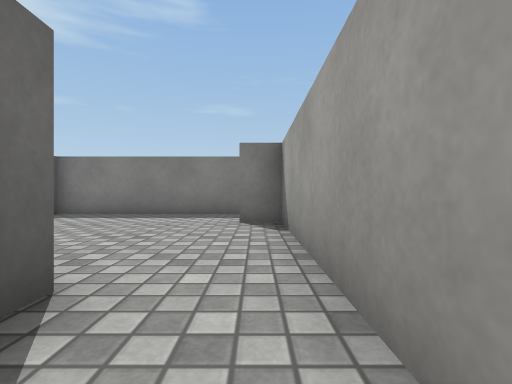
[1] (above)

16 first-person views from a walk through a Unity game level. The camera is 0.57 m above the floor, looks level and sees 85° across. The floor is counted in squares, 1 m on a side. Each view is taken from the middle of a square. On the plan, view 1 faces up. The plan holds only what a view shows up to about 9 squares ahead; the rest is blank. The place goes on beyond the plan. The player character is not drawn. Surface patterns are stand-ins for the level's own textures.

[2]
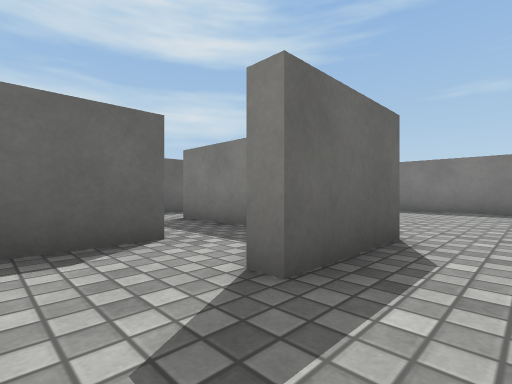

[3]
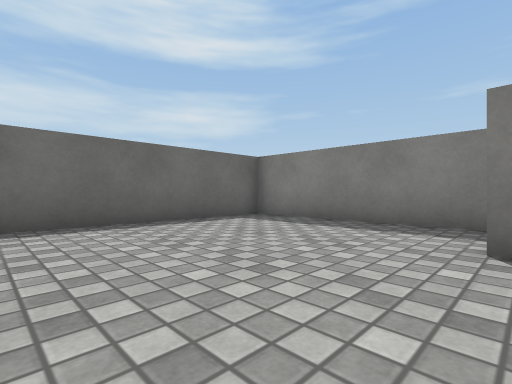

[4]
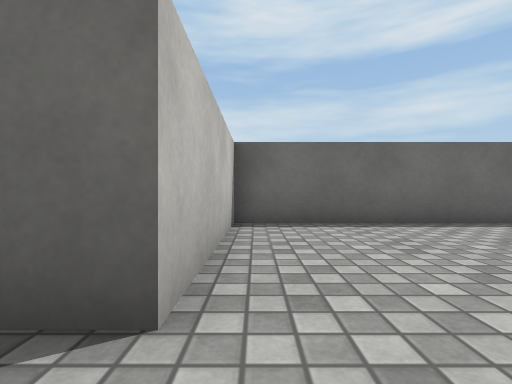

[5]
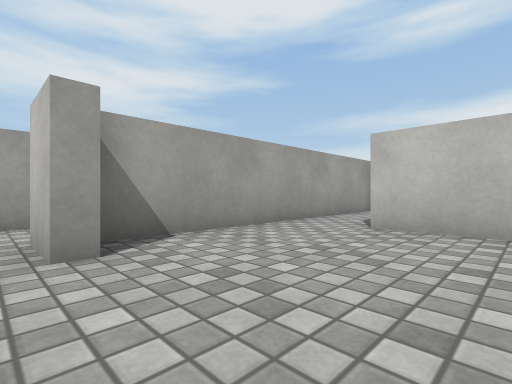

[6]
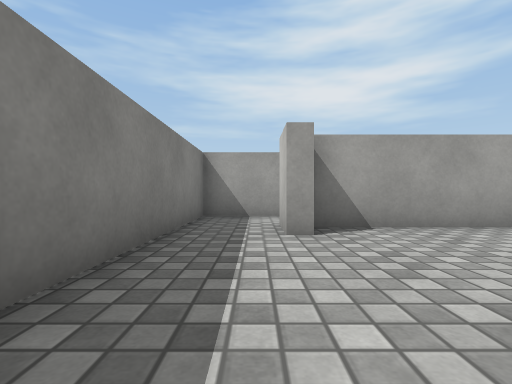

[7]
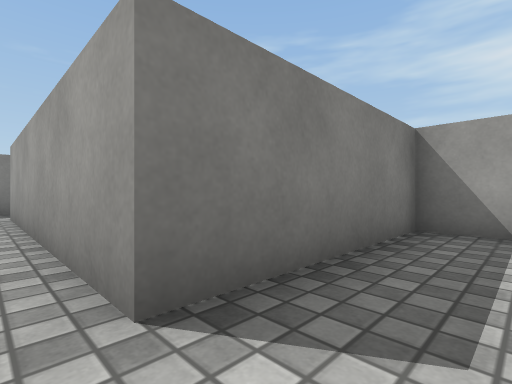

[8]
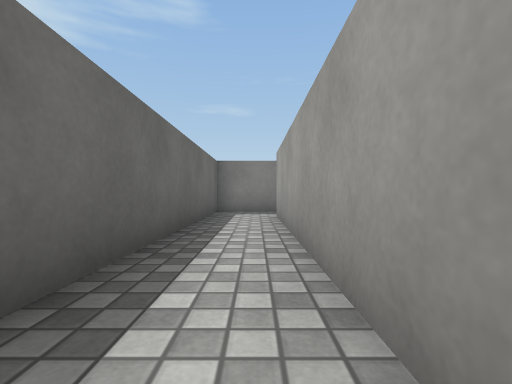

[9]
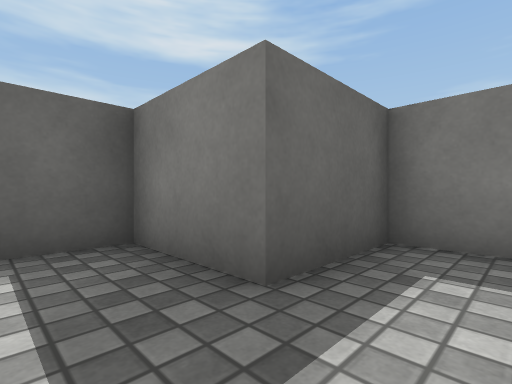

[10]
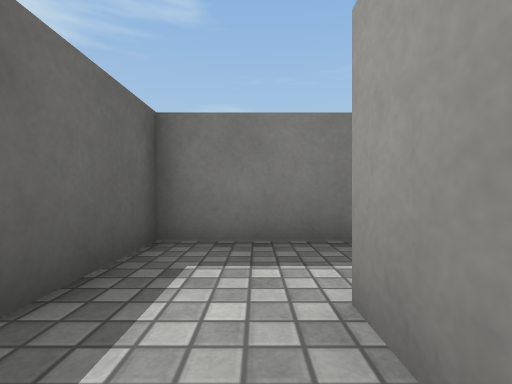

[11]
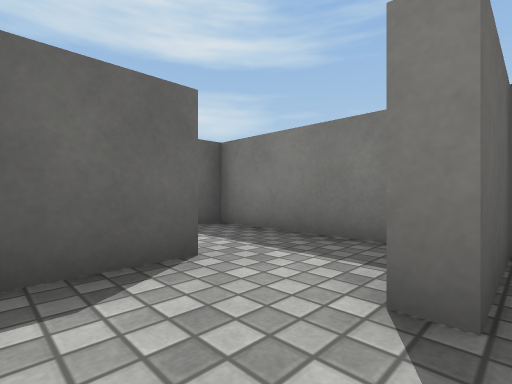

[12]
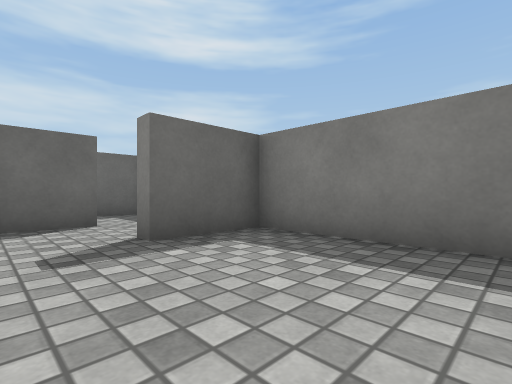

[13]
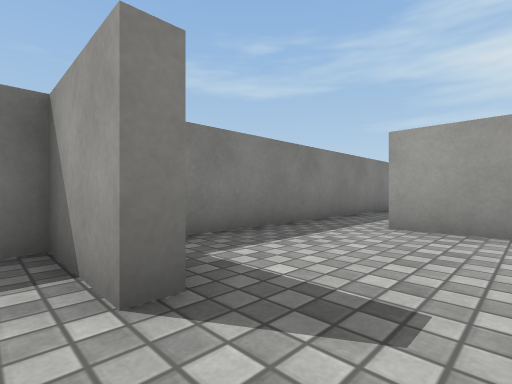

[14]
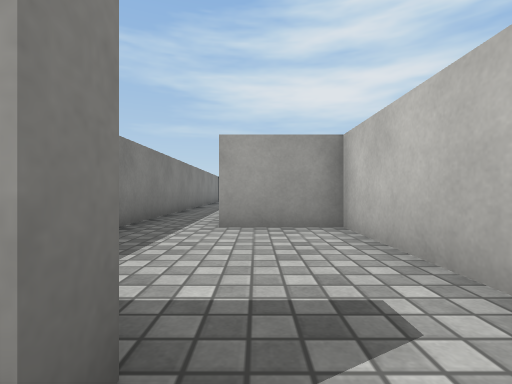

[15]
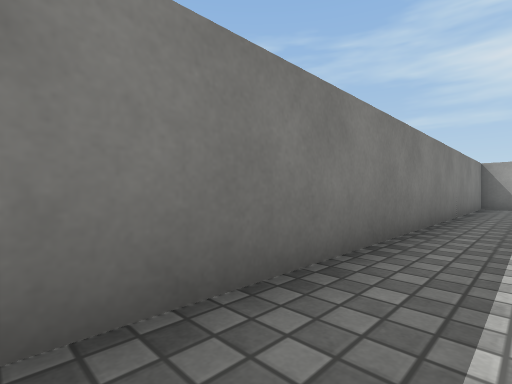

[16]
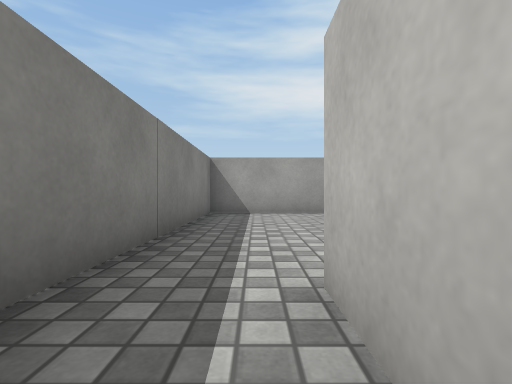

### Floor plan
Ten units are one square. View 1 is at (0, 0); x grows to the right and y downward. Boxes are objects, and circles mark ways between rooms. Rooms are numbered by the first view taken in them; rooms with no view inside come last. Other rooms are left out.
<svg viewBox="-77 -117 227 146">
<path fill="none" stroke="#000" d="M-15 -1 -15 -12 -25 -12M5 24 5 -15M-32 4 -32 19M-12 -16 -12 6 -16 6M5 -15 5 -52 -3 -52 -3 -56 9 -56M15 -72 -52 -72 -52 -16 -12 -16M-25 -12 -55 -12 -55 -75M-52 -92 -72 -92 -72 -16M-35 -85 -35 -95M-5 -76 25 -76 25 -96M-32 -95 -32 -80M25 -112 -12 -112 -12 -94 -15 -94 -15 -112 -35 -112M74 -96 88 -96M145 -81 145 -112 25 -112M25 -54 25 -72 15 -72M-35 -112 -52 -112 -52 -92"/>
<circle cx="0" cy="-5" r="3" fill="#2a7"/>
<circle cx="-20" cy="0" r="3" fill="#2a7"/>
<circle cx="5" cy="-60" r="3" fill="#2a7"/>
<circle cx="-50" cy="-80" r="3" fill="#2a7"/>
<circle cx="-40" cy="-90" r="3" fill="#2a7"/>
<circle cx="30" cy="-100" r="3" fill="#2a7"/>
<circle cx="-30" cy="-100" r="3" fill="#2a7"/>
<text x="-10" y="10">1</text>
<text x="-20" y="-40">2</text>
<text x="-60" y="-30">3</text>
<text x="-40" y="-90">4</text>
<text x="0" y="-90">5</text>
<text x="90" y="-80">6</text>
<text x="20" y="-60">7</text>
<text x="-40" y="-100">8</text>
</svg>
Room 1 opens to room 2. Room 1 opens to room 3. Room 2 opens to room 7. Room 3 opens to room 4. Room 4 opens to room 8. Room 5 opens to room 6. Room 5 opens to room 8.

Where each view was taken, in squares from view 1:
view 1: 0 up, 0 right, facing up
view 2: 2 down, 0 right, facing up-left
view 3: 2 up, 0 right, facing up-left
view 4: 2 up, 0 right, facing left
view 5: 6 up, 3 left, facing down-right
view 6: 6 up, 4 left, facing right
view 7: 0 up, 6 left, facing up-right
view 8: 1 up, 6 left, facing up
view 9: 8 up, 4 left, facing up-left
view 10: 8 up, 4 left, facing up
view 11: 8 up, 1 left, facing up-left
view 12: 8 up, 2 right, facing up-left
view 13: 8 up, 2 left, facing up-right
view 14: 9 up, 2 left, facing right
view 15: 10 up, 3 right, facing up-right
view 16: 10 up, 7 right, facing right
